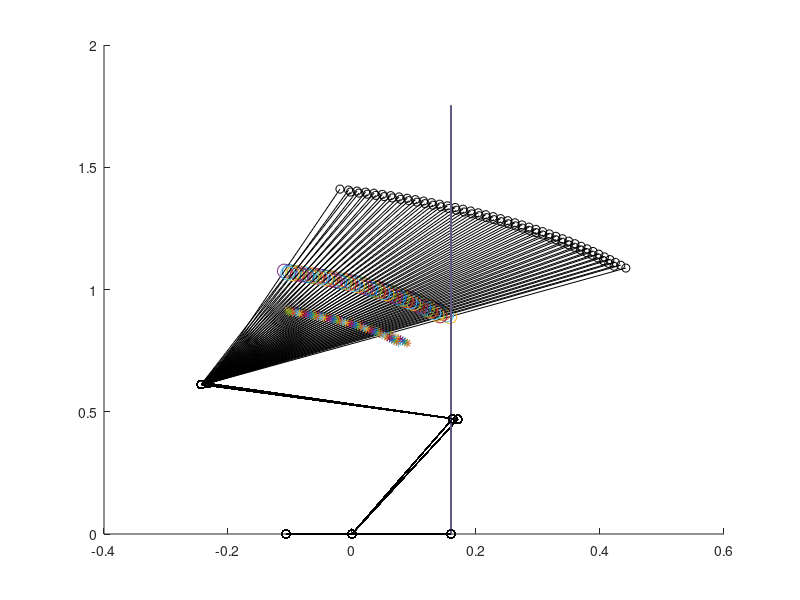
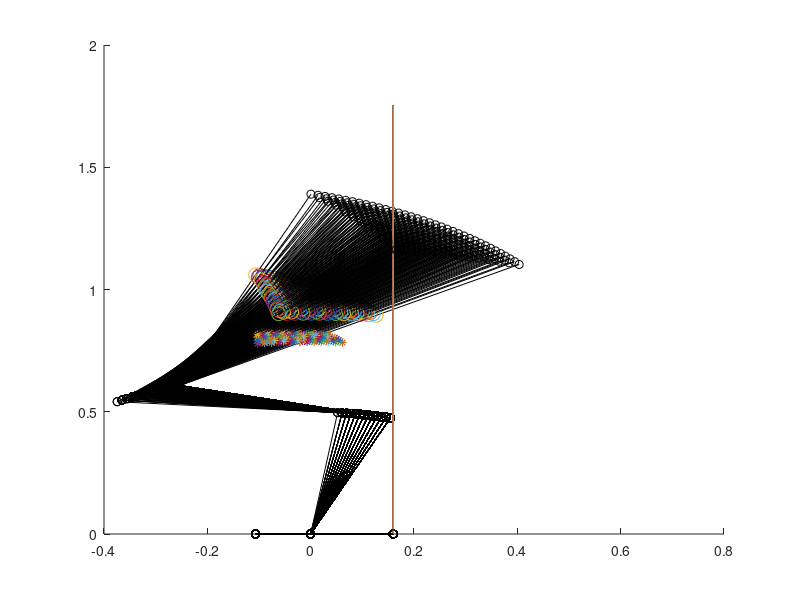

The MATLAB script that drew these images, in order:
close all;
clear;
%% 変数表
% theta_ank：足関節角度の範囲（床から下腿までの間の角度）
% theta_hip：股関節角度の範囲（水平面から上体までの間の角度）
% angle1：全姿勢の関節角度
% com1：全姿勢における各関節角度でのセグメントの質量中心の座標
% cog1：全姿勢における各関節角度での重心の座標
% angle2：スクワット姿勢として成立する姿勢の関節角度
% com2：スクワット姿勢として成立する姿勢のセグメントの質量中心の座標
% cog2：スクワット姿勢として成立する姿勢の重心の座標
% squat_plot_x：スクワットとして成立する姿勢のかかと・つま先・足関節・膝関節・股関節・頭のx座標
% squat_plot_y：スクワットとして成立する姿勢のかかと・つま先・足関節・膝関節・股関節・頭のy座標
% squat_out_plot_x：スクワットとして排除された姿勢のかかと・つま先・足関節・膝関節・股関節・頭のx座標
% squat_out_plot_y：スクワットとして排除された姿勢のかかと・つま先・足関節・膝関節・股関節・頭のy座標

%% 足部と下腿の質量を決定(論文1の体重を利用)
m_foot = 69.6*1.1*2/100;
m_low = 69.6*5.1*2/100;
m_femur = 69.6*11*2/100;
m_lower = m_foot+m_low+m_femur;
m_upperarm = 69.6*2.7/100;
m_forearm = 69.6*1.6/100;
m_hand = 69.6*0.6/100;
m_arm = m_upperarm+m_forearm+m_hand;
m_head = 69.6*6.9/100;
m_body = 69.6*48.9/100;
m_upper = m_arm*2+m_head+m_body; %頭部・胴体・上腕・前腕・手
m_all = m_upper+m_lower;
bar_index = 1; %重りが体重の何倍かを規定する
m_bar = m_all*bar_index;

%% 足部と下腿の部分長
height = 1.751;
len_foot = 0.152*height; %足部の長さ
len_low = 0.285*height; %下腿の長さ
len_femur = 0.245*height; %大腿の長さ
len_upperarm = 0.188*height; %前腕の長さ
len_forearm = 0.145*height;
len_hand = 0.108*height;
len_head = 0.130*height;
len_body = 0.340*height;
len_upper = len_head+len_body;
len_toe = len_foot*0.6;
len_heel = len_foot*0.4;

%% 各セグメントの質量中心(直立時の距骨と脛骨の接合部(くるぶし？自分の長さ)を原点Oとした座標)、質量中心の位置は上端からの比
cen_foot = 0.595;
cen_low = 0.406;
cen_femur = 0.475;
cen_upperarm = 0.529;
cen_forearm = 0.415;
cen_hand = 0.891;
cen_head = 0.821;
cen_body = 0.493;
cen_bar = 0.2; %肩からバーまでの比を表す

%% セグメントの質量中心までの距離(直立時の距骨と脛骨の接合部(くるぶし？自分の長さ)を原点Oとした座標)
mc_foot_x = len_toe-(len_foot*cen_foot); %つま先からくるぶしまでの距離
mc_foot_y = 0;
mc_low = len_low*(1-cen_low); %下端から下腿の質量中心までの距離
mc_femur = len_femur*(1-cen_femur); %下端から大腿の質量中心までの距離
mc_upperarm = len_upperarm*cen_upperarm; %上端から上腕の質量中心までの距離
mc_forearm = len_forearm*cen_forearm; %上端から質前腕の量中心までの距離
mc_hand = len_hand*cen_hand; %上端から手の質量中心までの距離
mc_head = len_head*cen_head; %上端から頭の質量中心までの距離
mc_body = len_body*cen_body; %上端(肩)から胴体の質量中心までの距離
mc_bar = len_body*cen_bar; %上端(肩)からバーまでの距離

%% 上半身の腰から質量中心までの距離
%上半身の質量中心では以下の仮定を置く
%・腕の各セグメントの質量中心は一直線状にある
%・腕の質量中心が腕は左右対称と考えて胴体の中心線上に質量中心がある
%・頭・腕・胴の質量中心が一直線状にある
%→腕の質量中心を出してから、頭と腕と胴の重心を出して腰からそこまでの距離を出す
%以下は腕の質量中心、肩からの距離にしている
mc_arm = (m_upperarm*mc_upperarm + m_forearm*(len_upperarm+mc_forearm) + m_hand*(len_upperarm+len_forearm+cen_hand))/m_arm;  
%頭を原点に下方向が正で重心を出している、胴体と腕の質量中心までの距離は(肩から質量中心までの距離)+(頭の長さ)で出している
mc_upper = len_upper - (m_head*mc_head+m_body*(len_head+mc_body)+m_arm*2*(len_head+mc_arm)+m_bar*(len_head+mc_bar))/(m_upper+m_bar); 

%% 関節の可動域
% 関節角度は水平線からセグメントまでの角度
theta_ank = deg2rad(70:90);
theta_hip = deg2rad(55:180);

%% 各関節角度に対する各セグメントの質量中心の座標
angle1 = NaN(length(theta_ank)*length(theta_hip),3);
cos1 = NaN(length(theta_ank)*length(theta_hip),6);
col = 0;
% cos1は質量中心を表して順番に(下腿質量中心のx 下腿質量中心のy 大腿質量中心のx 大腿質量中心のy 上体質量中心のx 上体質量中心のy)
% angle1は設定した関節角度全ての姿勢における(足関節角度 股関節角度 膝関節角度)
for i = 1:length(theta_ank)
    x_low = mc_low*cos(theta_ank(i)); %下腿の質量中心のx座標を(下腿の長さ)*sinθで計算
    y_low = mc_low*sin(theta_ank(i)); %下腿の質量中心のy座標を(下腿の長さ)*cosθで計算
    x_femur = len_low*cos(theta_ank(i)) + mc_femur*cos(pi/2+theta_ank(i));
    y_femur = len_low*sin(theta_ank(i)) + mc_femur*sin(pi/2+theta_ank(i));
    for j = 1:length(theta_hip)
        x_upper = len_low*cos(theta_ank(i)) + len_femur*cos(pi/2+theta_ank(i))+ mc_upper*cos(theta_hip(j)-pi/2+theta_ank(i));
        y_upper = len_low*sin(theta_ank(i)) + len_femur*sin(pi/2+theta_ank(i))+ mc_upper*sin(theta_hip(j)-pi/2+theta_ank(i));
        col = col+1;
        angle1(col,:) = [theta_ank(i) pi/2 theta_hip(j)];
        cos1(col,:) = [x_low y_low x_femur y_femur x_upper y_upper];
    end
end

%% 各関節角度に対する重心座標
cog1 = NaN(length(theta_ank)*length(theta_hip),2);
% cog1は設定した関節角度全てにおける重心を表して順番に(重心のx座標 重心のy座標)
for l = 1:length(theta_ank)*length(theta_hip)
    x_g = (m_foot*mc_foot_x + m_low*cos1(l,1) + m_femur*cos1(l,3) + (m_upper+m_bar)*cos1(l,5))/(m_foot+m_low+m_femur+m_upper+m_bar);
    y_g = (m_foot*mc_foot_y + m_low*cos1(l,2) + m_femur*cos1(l,4) + (m_upper+m_bar)*cos1(l,6))/(m_foot+m_low+m_femur+m_upper+m_bar);
    cog1(l,:) = [x_g y_g];
end 

%% 重心が足関節内にあるかの判定
% cog2は重心が基底面内にある姿勢の重心を表して順番に(重心のx座標 重心のy座標)
% angle2は重心が基底面内にある姿勢の関節角度
% 以下は重心が基底面内にある姿勢の重心(cog)、関節角度(angle)、各セグメントの質量中心座標(com)を出している

outcog1 = (cog1(:,1) < len_toe).*(cog1(:,1) > -len_heel);
ok_indexes1 = find(outcog1);

cog2 = cog1(ok_indexes1,:);
angle2 = angle1(ok_indexes1,:);
cos2 = cos1(ok_indexes1,:);

out_indexes1 = find(~outcog1);
out_cog2 = cog1(out_indexes1,:);
out_angle2 = angle1(out_indexes1,:);
out_cos2 = cos1(out_indexes1,:);

% scatter(rad2deg(angle2(:,1)), rad2deg(angle2(:,3)))
% xlabel('ankle joint angle')
% ylabel('hip joint angle')

sz1 = size(angle2);
sz2 = size(out_angle2);

%% スクワット姿勢として認められた姿勢のプロット用の座標
% pknee,phip,phead は基底面内に重心がある姿勢の膝・股関節・頭の位置座標
pknee1 = [(len_low.*cos(angle2(:,1))) (len_low.*sin(angle2(:,1)))];
phip1 = [pknee1(:,1)+len_femur*cos(pi/2+angle2(:,1)) pknee1(:,2)+len_femur*sin(pi/2+angle2(:,1))];
phead1 = [phip1(:,1)+len_upper.*cos(angle2(:,3)-pi/2+angle2(:,1)) phip1(:,2)+len_upper.*sin(angle2(:,3)-pi/2+angle2(:,1))];
pbar1 = [phip1(:,1)+len_body*(1-cen_bar).*cos(angle2(:,3)-pi/2+angle2(:,1)) phip1(:,2)+len_body*(1-cen_bar).*sin(angle2(:,3)-pi/2+angle2(:,1))];

%% スクワット姿勢として認められた姿勢のプロット
% for m = 1:sz1(1)
%     figure(3)
%     hold on
%     plot([len_toe -len_heel], [0 0], '-ok');
%     plot([0 pknee1(m,1)], [0 pknee1(m,2)],'-ok');
%     plot([pknee1(m,1) phip1(m,1)], [pknee1(m,2) phip1(m,2)],'-ok');
%     plot([phip1(m,1) phead1(m,1)], [phip1(m,2) phead1(m,2)],'-ok');
%     plot(cog2(m,1),cog2(m,2),'*');
%     plot(pbar1(m,1),pbar1(m,2),'ok','MarkerSize',10)
% end

%% スクワット姿勢として排除された姿勢のプロット用の座標
out_pknee1 = [(len_low.*cos(out_angle2(:,1))) (len_low.*sin(out_angle2(:,1)))];
out_phip1 = [out_pknee1(:,1)+len_femur*cos(pi/2+out_angle2(:,1)) out_pknee1(:,2)+len_femur*sin(pi/2+out_angle2(:,1))];
out_phead1 = [out_phip1(:,1)+len_upper.*cos(out_angle2(:,3)-pi/2+out_angle2(:,1)) out_phip1(:,2)+len_upper.*sin(out_angle2(:,3)-pi/2+out_angle2(:,1))];
out_bar1 = [out_phip1(:,1)+len_body*(1-cen_bar).*cos(out_angle2(:,3)-pi/2+out_angle2(:,1)) out_phip1(:,2)+len_body*(1-cen_bar).*sin(out_angle2(:,3)-pi/2+out_angle2(:,1))];

%% スクワット姿勢としてはじかれた姿勢のプロット
% for n = 1:sz2(1)
%     figure(4)
%     hold on
%     plot([len_toe -len_heel], [0 0], '-ok');
%     plot([0 out_pknee1(n,1)], [0 out_pknee1(n,2)],'-ok');
%     plot([out_pknee1(n,1) out_phip1(n,1)], [out_pknee1(n,2) out_phip1(n,2)],'-ok');
%     plot([out_phip1(n,1) out_phead1(n,1)], [out_phip1(n,2) out_phead1(n,2)],'-ok');
% end

%% 関節トルクを求めるにあたっての初期値
g = -9.80;

%% 各姿勢における足関節トルクの計算
fground = [0 -m_all*g-m_bar*g];
% fground は順番に(床反力のx成分 床反力のy成分)
fankle1 = [-fground(1) -fground(2)-m_foot*g];
% fankle1 は順番に(足関節間力のx成分　足関節間力のy成分)
% 足関節間力のx成分は (-床反力のx成分) で計算
% 足関節間力のy成分は (-床反力のy成分-足部にかかる重力) で計算
pre_momenta1 = NaN(sz1(1),6);
pre_momenta1(:,1) = cog2(:,1)-mc_foot_x;
pre_momenta1(:,2) = mc_foot_y;
pre_momenta1(:,3) = 0;
pre_momenta1(:,4) = fground(1);
pre_momenta1(:,5) = fground(2);
pre_momenta1(:,6) = 0;
% pre_momenta1 は床反力のモーメントの力、セグメント重心からの距離のx,y,z成分を順番に並べたもの
pre_momenta2 = NaN(sz1(1),6);
pre_momenta2(:,1) = 0-mc_foot_x;
pre_momenta2(:,2) = 0-mc_foot_y;
pre_momenta2(:,3) = 0;
pre_momenta2(:,4) = fankle1(1);
pre_momenta2(:,5) = fankle1(2);
pre_momenta2(:,6) = 0;
% pre_momenta2 は足部にかかる足関節間力のモーメントの力、セグメント重心からの距離のx,y,z成分を順番に並べたもの
momenta1 = cross(pre_momenta1(:,1:3), pre_momenta1(:,4:6));
momenta2 = cross(pre_momenta2(:,1:3), pre_momenta2(:,4:6));
torque_ankle1 = -(momenta1(:,3)+momenta2(:,3));
% momenta1 は床反力のモーメント、momenta2 は足関節間力のモーメント
% mesh([angle2(:,1) angle2(:,3) torque_ankle])

%% 各姿勢における膝関節トルクの計算
fankle2 = -fankle1;
% fankel2 は足部にかかる足関節間力と大きさは一緒で逆方向の力 = 下腿にかかる足関節間力
fknee1 = NaN(sz1(1),2);
fknee1(:,1) = -fankle2(1);
fknee1(:,2) = -fankle2(2)-m_low*g;
% fknee1 膝関節間力を表しては順番に(膝関節間力のx成分　膝関節間力のy成分)
% 膝関節間力のx成分は (-下腿への足関節間力のx成分) で計算
% 膝関節間力のy成分は (-下腿への足関節間力のy成分-下腿にかかる重力) で計算
pre_momentk1 = NaN(sz1(1),6);
pre_momentk1(:,1) = 0-cos2(:,1);
pre_momentk1(:,2) = 0-cos2(:,2);
pre_momentk1(:,3) = 0;
pre_momentk1(:,4) = fankle2(:,1);
pre_momentk1(:,5) = fankle2(:,2);
pre_momentk1(:,6) = 0;
% pre_momentk1 は下腿にかかる足関節間力の下腿重心からの距離のx,y,z成分、モーメントの力を順番に並べたもの
pre_momentk2 = NaN(sz1(1),6);
pre_momentk2(:,1) = pknee1(:,1)-cos2(:,1);
pre_momentk2(:,2) = pknee1(:,2)-cos2(:,2);
pre_momentk2(:,3) = 0;
pre_momentk2(:,4) = fknee1(:,1);
pre_momentk2(:,5) = fknee1(:,2);
pre_momentk2(:,6) = 0;
% pre_momentk2 は下腿にかかる膝関節間力の下腿重心からの距離のx,y,z成分、モーメントの力を順番に並べたもの   
momentk1 = cross(pre_momentk1(:,1:3), pre_momentk1(:,4:6));
momentk2 = cross(pre_momentk2(:,1:3), pre_momentk2(:,4:6));
torque_knee1 = -(momentk1(:,3)+momentk2(:,3)-torque_ankle1);
% momentk1 は足関節間力のモーメント、momentk2 は膝関節間力のモーメント

%% 各姿勢における股関節トルクの計算
fknee2 = -fknee1;
% fknee2 は下腿にかかる膝関節間力と大きさは一緒で逆方向の力 = 大腿にかかる膝関節間力
fhip1 = NaN(sz1(1),2);
fhip1(:,1) = -fknee2(:,1);
fhip1(:,2) = -fknee2(:,2)-m_femur*g;
% fhip1 は順番に(股関節間力のx成分　股関節間力のy成分)
% 股関節間力のx成分は (-大腿への膝関節間力) で計算
% 股関節間力のy成分は (-大腿への膝関節間力-大腿にかかる重力) で計算
pre_momenth1 = NaN(sz1(1),6);
pre_momenth1(:,1) = pknee1(:,1)-cos2(:,3);
pre_momenth1(:,2) = pknee1(:,2)-cos2(:,4);
pre_momenth1(:,3) = 0;
pre_momenth1(:,4) = fknee2(:,1);
pre_momenth1(:,5) = fknee2(:,2);
pre_momenth1(:,6) = 0;
% pre_momenth1 は大腿にかかる膝関節間力のモーメントの力、大腿重心からの距離のx,y,z成分を順番に並べたもの
pre_momenth2 = NaN(sz1(1),6);
pre_momenth2(:,1) = phip1(:,1)-cos2(:,3);
pre_momenth2(:,2) = phip1(:,2)-cos2(:,4);
pre_momenth2(:,3) = 0;
pre_momenth2(:,4) = fhip1(:,1);
pre_momenth2(:,5) = fhip1(:,2);
pre_momenth2(:,6) = 0;
% pre_momenth2 は大腿にかかる股関節間力のモーメントの力、大腿重心からの距離のx,y,z成分を順番に並べたもの
momenth1 = cross(pre_momenth1(:,1:3), pre_momenth1(:,4:6));
momenth2 = cross(pre_momenth2(:,1:3), pre_momenth2(:,4:6));
torque_hip1 = -(momenth1(:,3)+momenth2(:,3)-torque_knee1);
% momentk1 は足関節間力のモーメント、momentk2 は膝関節間力のモーメント
% 大腿にかかる股関節トルク

%% 股関節トルクの確認
torque_hip1_confirm = NaN(sz1(1),1);
for n = 1:sz1(1)
	moment = cross([cos2(n,5)-phip1(n,1) cos2(n,6)-phip1(n,2) 0], [0 m_upper*g+m_bar*g 0]);
	torque_hip1_confirm(n,1) = -moment(3);
end
% 上体にかかる股関節トルク
% 上体にかかる重力の股関節周りのモーメントとのつり合いで計算

%% 膝がつま先よりも前に出ている姿勢の判定
outcog2 = pknee1(:,1)>len_toe;
ok_indexes2 = find(outcog2);

cog3 = cog2(ok_indexes2,:);
angle3 = angle2(ok_indexes2,:);
cos3 = cos2(ok_indexes2,:);

pknee2 = pknee1(ok_indexes2,:);
phip2 = phip1(ok_indexes2,:);
phead2 = phead1(ok_indexes2,:);
pbar2 = pbar1(ok_indexes2,:);

out_indexes2 = find(~outcog2);
out_cog3 = cog2(out_indexes2,:);
out_angle3 = angle2(out_indexes2,:);
out_cos3 = cos2(out_indexes2,:);

out_pknee2 = pknee1(out_indexes2,:);
out_phip2 = phip1(out_indexes2,:);
out_phead2 = phead1(out_indexes2,:);
out_pbar2 = pbar1(out_indexes2,:);

sz3 = size(ok_indexes2);
sz4 = size(out_indexes2);

%% 膝がつま先よりも前に出ている姿勢のプロット
for m = 1:sz3(1)
    figure(5)
    hold on
    plot([len_toe len_toe],[0 height], '-')
    plot([len_toe -len_heel], [0 0], '-ok');
    plot([0 pknee2(m,1)], [0 pknee2(m,2)],'-ok');
    plot([pknee2(m,1) phip2(m,1)], [pknee2(m,2) phip2(m,2)],'-ok');
    plot([phip2(m,1) phead2(m,1)], [phip2(m,2) phead2(m,2)],'-ok');
    plot(cog3(m,1),cog3(m,2),'*');
    plot(pbar2(m,1),pbar2(m,2),'o','MarkerSize',10)
end

%% 膝がつま先よりも前に出ていない姿勢のプロット
for m = 1:sz4(1)
    figure(6)
    hold on
    plot([len_toe len_toe],[0 height], '-')
    plot([len_toe -len_heel], [0 0], '-ok');
    plot([0 out_pknee2(m,1)], [0 out_pknee2(m,2)],'-ok');
    plot([out_pknee2(m,1) out_phip2(m,1)], [out_pknee2(m,2) out_phip2(m,2)],'-ok');
    plot([out_phip2(m,1) out_phead2(m,1)], [out_phip2(m,2) out_phead2(m,2)],'-ok');
    plot(out_cog3(m,1),out_cog3(m,2),'*');
    plot(out_pbar2(m,1),out_pbar2(m,2),'o','MarkerSize',10)
end

%% 膝がつま先よりも前に出ている姿勢の膝関節トルク
torque_ankle2 = torque_ankle1(ok_indexes2,:);
torque_knee2 = torque_knee1(ok_indexes2,:);
torque_hip2 = torque_hip1(ok_indexes2,:);

%% 膝がつま先よりも前に出ていない姿勢の膝関節トルク
torque_ankle3 = torque_ankle1(out_indexes2,:);
torque_knee3 = torque_knee1(out_indexes2,:);
torque_hip3 = torque_hip1(out_indexes2,:);

%% 
